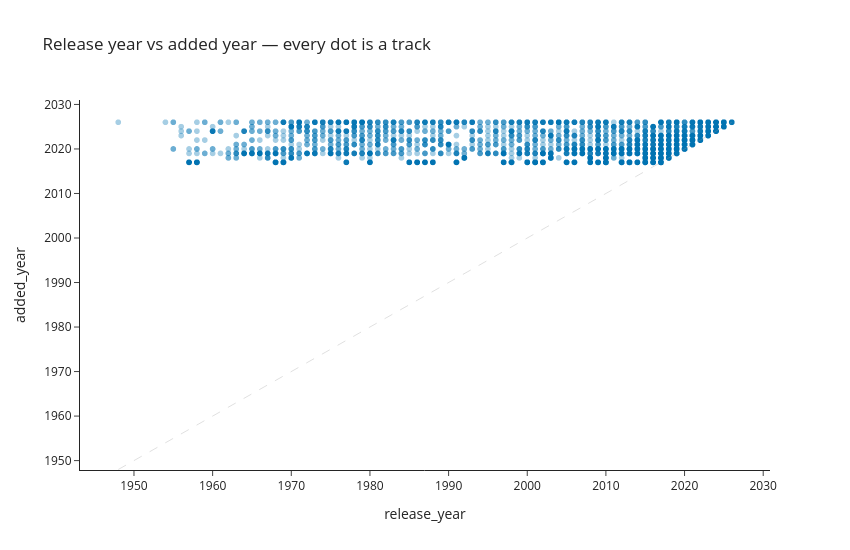

Write notebook code for a chart like this one.
### Markdown cell above
## 9. Release year vs added year (interactive)

Each dot is a track: horizontal = when it was released, vertical = when you added it. Dots hugging the dashed diagonal are new releases added on arrival; horizontal bands far above the diagonal are back-catalog digging sessions. This one is Plotly — hover shows track and artist, drag to zoom, double-click to reset.

### Code cell
import plotly.express as px

rva = insights.release_vs_added(df)
lo = int(rva["release_year"].min())
hi = int(rva["added_year"].max())
fig9 = px.scatter(
    rva,
    x="release_year",
    y="added_year",
    hover_name="track",
    hover_data={"artist": True},
    opacity=0.35,
    color_discrete_sequence=["#0173b2"],
    title="Release year vs added year — every dot is a track",
)
fig9.add_shape(type="line", x0=lo, y0=lo, x1=hi, y1=hi, line={"color": "#999999", "dash": "dash", "width": 1})
fig9.update_layout(template="simple_white", width=850, height=550)
fig9.show()

fresh = (rva["added_year"] - rva["release_year"] <= 1).mean()
print(f"{fresh:.0%} of tracks were added within a year of their release; the rest is back-catalog digging.")

### Figure 1 — Plotly figure (JSON) as saved in the notebook; plotly's stock layout.template omitted (floating-point values rounded to 4 significant figures; data arrays with more than 128 entries replaced by an {"elided": "..."} marker saying what was removed)
{"data": [{"customdata": {"elided": "3853x1 str values"}, "hovertemplate": "<b>%{hovertext}</b><br><br>release_year=%{x}<br>added_year=%{y}<br>artist=%{customdata[0]}<extra></extra>", "hovertext": {"elided": "3853 str values"}, "legendgroup": "", "marker": {"color": "#0173b2", "opacity": 0.35, "symbol": "circle"}, "mode": "markers", "name": "", "showlegend": false, "type": "scattergl", "x": {"elided": "3853 int values"}, "xaxis": "x", "y": {"elided": "3853 int values"}, "yaxis": "y"}], "layout": {"height": 550, "legend": {"tracegroupgap": 0}, "shapes": [{"line": {"color": "#999999", "dash": "dash", "width": 1}, "type": "line", "x0": 1948, "x1": 2026, "y0": 1948, "y1": 2026}], "title": {"text": "Release year vs added year — every dot is a track"}, "width": 850, "xaxis": {"anchor": "y", "domain": [0.0, 1.0], "title": {"text": "release_year"}}, "yaxis": {"anchor": "x", "domain": [0.0, 1.0], "title": {"text": "added_year"}}}}
